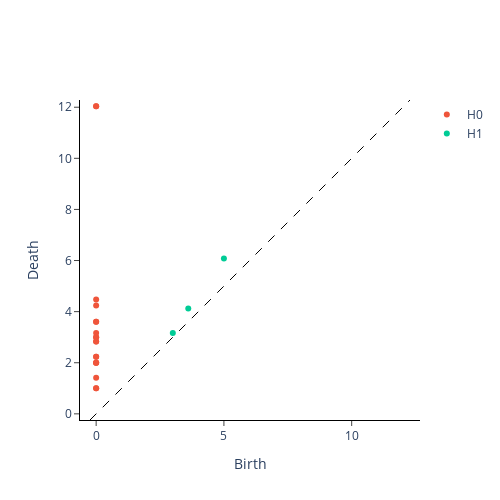

Notebook source saved alongside this figure:
### Markdown cell above
# Persistent Homology

### Code cell
from gtda.homology import VietorisRipsPersistence

#Comverting the embedded data into useful persistence data
persistence_data = embedded_data[None, :, :]

#0 - connected components, 1 - loops, 2 - voids
homology_dimensions = [0, 1, 2]

periodic_persistence = VietorisRipsPersistence(
    homology_dimensions=homology_dimensions, n_jobs=6)

#Grahing a persistence plot
periodic_persistence.fit_transform_plot(persistence_data)
plt.show()

### Figure 1 — Plotly figure (JSON) as saved in the notebook; plotly's stock layout.template omitted (floating-point values rounded to 4 significant figures)
{"data": [{"hoverinfo": "none", "line": {"color": "black", "dash": "dash", "width": 1}, "mode": "lines", "showlegend": false, "type": "scatter", "x": [-0.2408, 12.28], "y": [-0.2408, 12.28]}, {"hoverinfo": "text", "hovertext": ["(0.0, 1.0), multiplicity: 2", "(0.0, 1.0), multiplicity: 2", "(0.0, 1.4142135381698608)", "(0.0, 2.0), multiplicity: 3", "(0.0, 2.0), multiplicity: 3", "(0.0, 2.0), multiplicity: 3", "(0.0, 2.2360680103302), multiplicity: 2", "(0.0, 2.2360680103302), multiplicity: 2", "(0.0, 2.8284270763397217), multiplicity: 2", "(0.0, 2.8284270763397217), multiplicity: 2", "(0.0, 3.0), multiplicity: 2", "(0.0, 3.0), multiplicity: 2", "(0.0, 3.1622776985168457)", "(0.0, 3.605551242828369), multiplicity: 2", "(0.0, 3.605551242828369), multiplicity: 2", "(0.0, 4.242640495300293)", "(0.0, 4.4721360206604)", "(0.0, 12.041594505310059), multiplicity: 2", "(0.0, 12.041594505310059), multiplicity: 2"], "mode": "markers", "name": "H0", "type": "scatter", "x": [0, 0, 0, 0, 0, 0, 0, 0, 0, 0, 0, 0, 0, 0, 0, 0, 0, 0, 0], "y": [1, 1, 1.414, 2, 2, 2, 2.236, 2.236, 2.828, 2.828, 3, 3, 3.162, 3.606, 3.606, 4.243, 4.472, 12.04, 12.04]}, {"hoverinfo": "text", "hovertext": ["(5.0, 6.082762718200684)", "(3.605551242828369, 4.123105525970459)", "(3.0, 3.1622776985168457)"], "mode": "markers", "name": "H1", "type": "scatter", "x": [5, 3.606, 3], "y": [6.083, 4.123, 3.162]}, {"hoverinfo": "text", "hovertext": [], "mode": "markers", "name": "H2", "type": "scatter", "x": [], "y": []}], "layout": {"height": 500, "plot_bgcolor": "white", "width": 500, "xaxis": {"autorange": false, "exponentformat": "e", "linecolor": "black", "linewidth": 1, "mirror": false, "range": [-0.2408, 12.28], "showexponent": "all", "showline": true, "side": "bottom", "ticks": "outside", "title": {"text": "Birth"}, "type": "linear", "zeroline": true}, "yaxis": {"autorange": false, "exponentformat": "e", "linecolor": "black", "linewidth": 1, "mirror": false, "range": [-0.2408, 12.28], "scaleanchor": "x", "scaleratio": 1, "showexponent": "all", "showline": true, "side": "left", "ticks": "outside", "title": {"text": "Death"}, "type": "linear", "zeroline": true}}}
